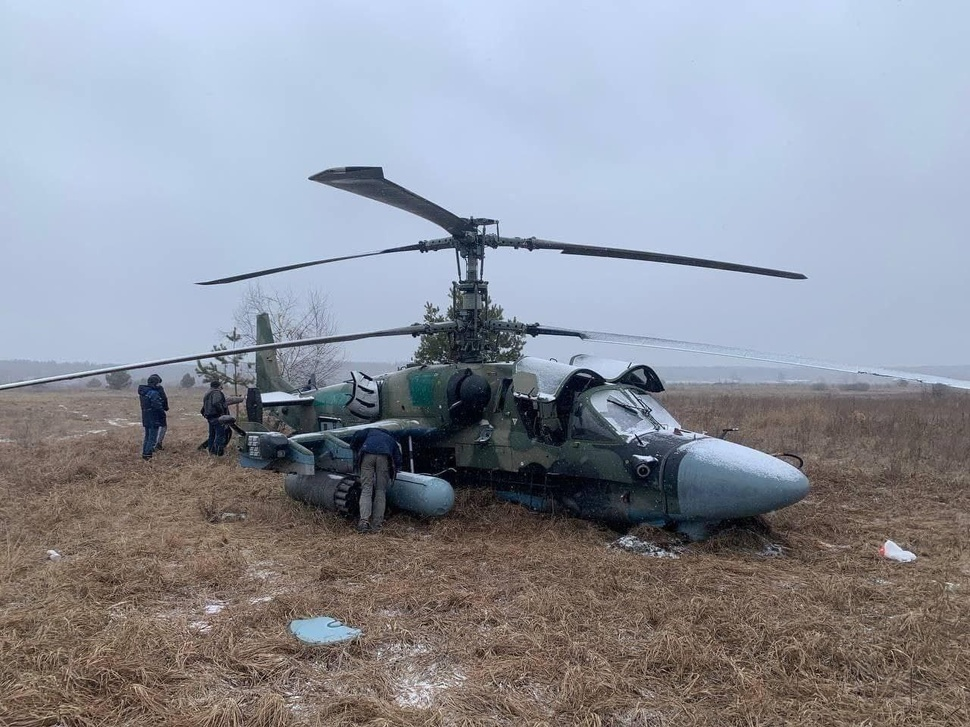
#> input picture image/2022-03-04 23.43.00.jpg, 970 x 727 px, shrunk from 1280 x 960 before the run, found by its file name
$ python main.py
#> lines starting #> are read from the running program, lines starting #| are printed output that depends on the picture; after the words box and inside, x2 and y2 are one past the last pixel; in counts of white or black regions, pixels touching at a corner belong together
import random

import PIL.Image
from PIL import Image
import numpy as np
import matplotlib.pyplot as plt
from typing import List, Tuple
from beetle_algo import get_image_segments
from knn_filter import knn_filter

IMAGE_PATH = '/Users/ren3846/Downloads/LAB_21/image/2022-03-04 23.43.00.jpg'
RGB_MAX_VALUE = 255


def brightness(rgb: np.ndarray) -> int:
    return 0.3 * rgb[0] + 0.59 * rgb[1] + 0.11 * rgb[2]


def task_1(image_obj: PIL.Image):
    image_obj.show()


def task_2(brightness_array: np.ndarray):
    print("Матриця яскравості")
    print(brightness_array)


# [21 lines left out: functions task_3, show_grey_image, not called in this run]


def get_black_white_color(rgb: tuple) -> int:
    return 255 if sum(rgb) > RGB_MAX_VALUE * 3 / 2 else 0


def get_black_white_image(image_array: np.ndarray) -> np.ndarray:
    black_white_array = np.zeros(shape=(image_array.shape[0], image_array.shape[1], 3))
    black_white_values = np.apply_along_axis(get_black_white_color, 2, image_array)
    black_white_array[:, :, 0] = black_white_values
    black_white_array[:, :, 1] = black_white_values
    black_white_array[:, :, 2] = black_white_values

    return black_white_array


# [26 lines left out: functions task_4, show_negative_image, show_marked_pixels_on_image, not called in this run]


def task_5_beetle_algorythm(black_white_array: np.ndarray):
    marked_pixels_list = get_image_segments(black_white_array)
    show_marked_pixels_on_image(marked_pixels_list, image_array=image_matrix)


def task_5_knn_filter(brightness_array: np.ndarray):
    brightness_matrix_filtered = knn_filter(brightness_array)
    show_grey_image(brightness_matrix_filtered)


if __name__ == '__main__':
    image = Image.open(IMAGE_PATH)
#> image is the input picture: PIL image 970x727 RGB; mean R, G, B 142.1, 145.8, 155.8
    image_matrix = np.array(image)
    brightness_matrix = np.apply_along_axis(brightness, 2, image_matrix)
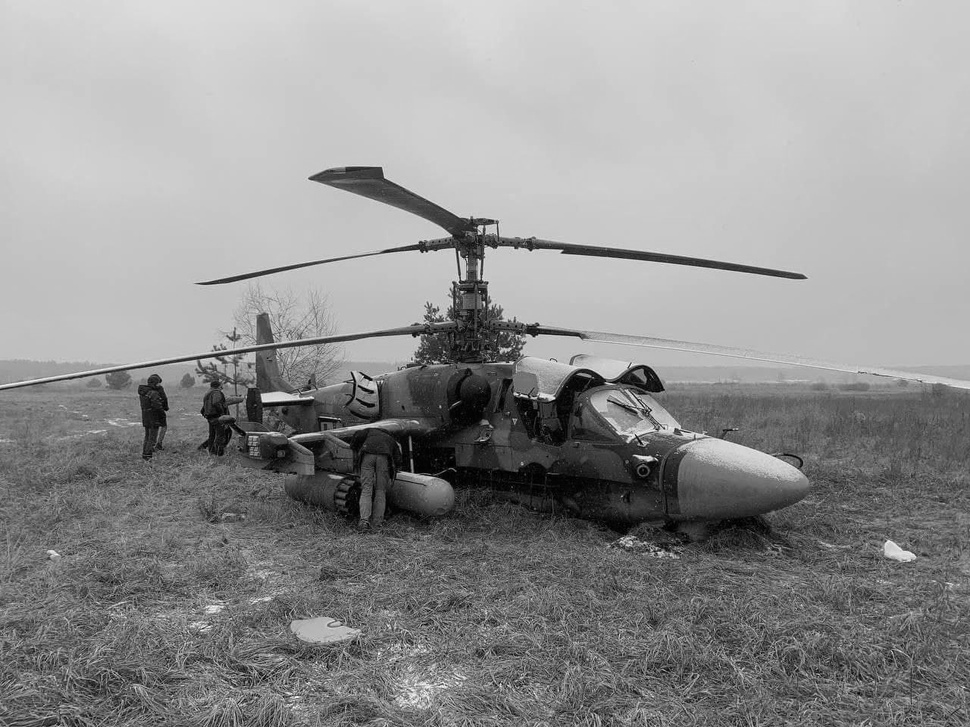
#> brightness_matrix: shape (727, 970) float64; min 0, max 252.3, mean 145.8
    black_white_matrix = get_black_white_image(image_matrix)
#> in get_black_white_image, `black_white_values = np.apply_along_axis(get_black_white_color, 2, ima..`:
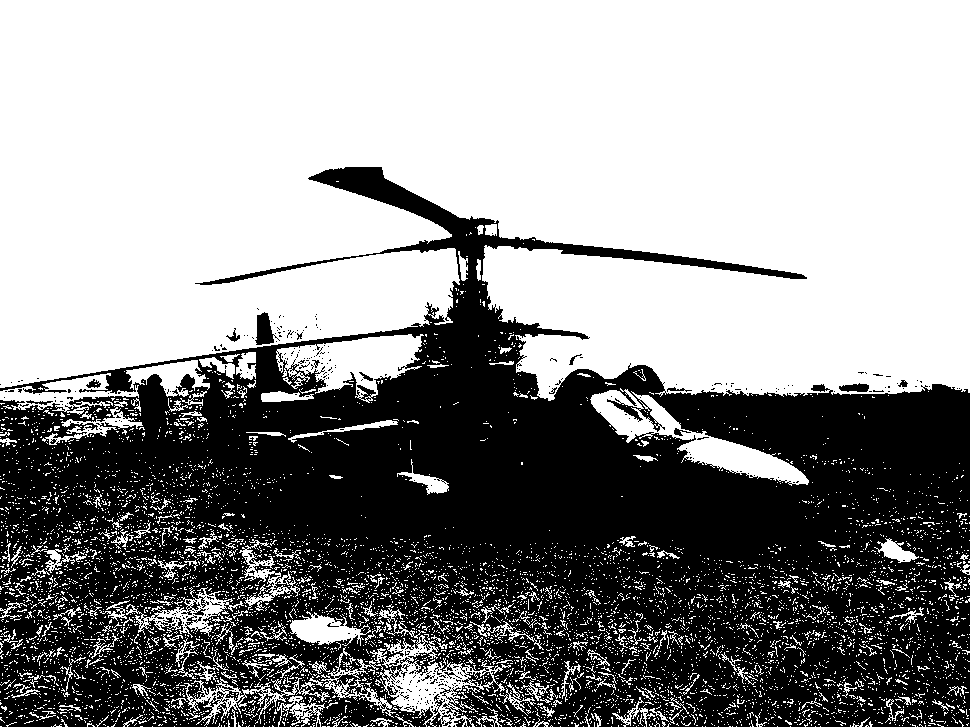
#> black_white_values: shape (727, 970) int64; 57.3% white; 423 black regions (404 under 20 px), largest, box (x1, y1, x2, y2) and area: (0, 167, 970, 727) 298977, (255, 312, 280, 345) 447, (839, 383, 869, 392) 195
#> in get_black_white_image, `black_white_array[:, :, 0] = black_white_values`:
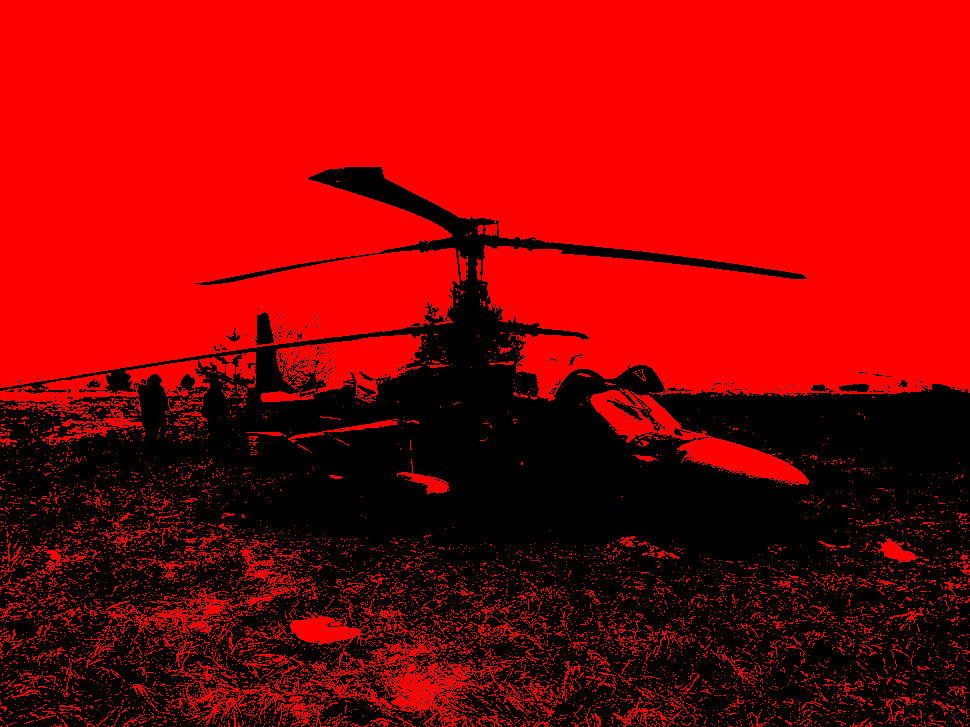
#> black_white_array: shape (727, 970, 3) float64; mean of channels 0, 1, 2 146, 0, 0; drawn as R, G, B
#> in get_black_white_image, `black_white_array[:, :, 1] = black_white_values`:
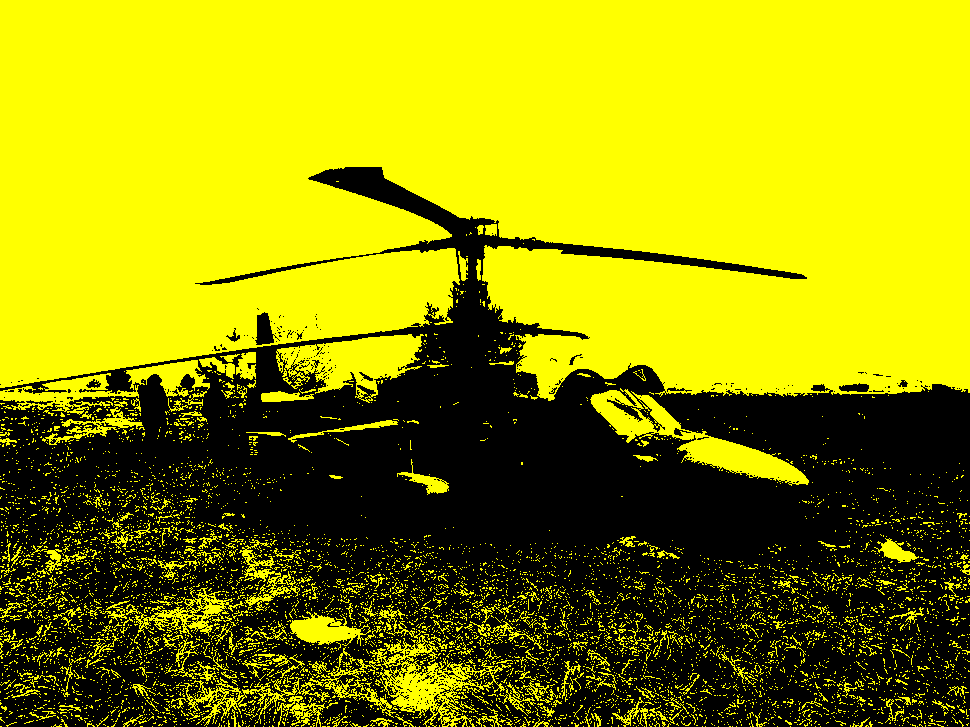
#> black_white_array: shape (727, 970, 3) float64; mean of channels 0, 1, 2 146, 146, 0; drawn as R, G, B

    # [6 lines of commented-out code are left out]

    plt.show()
